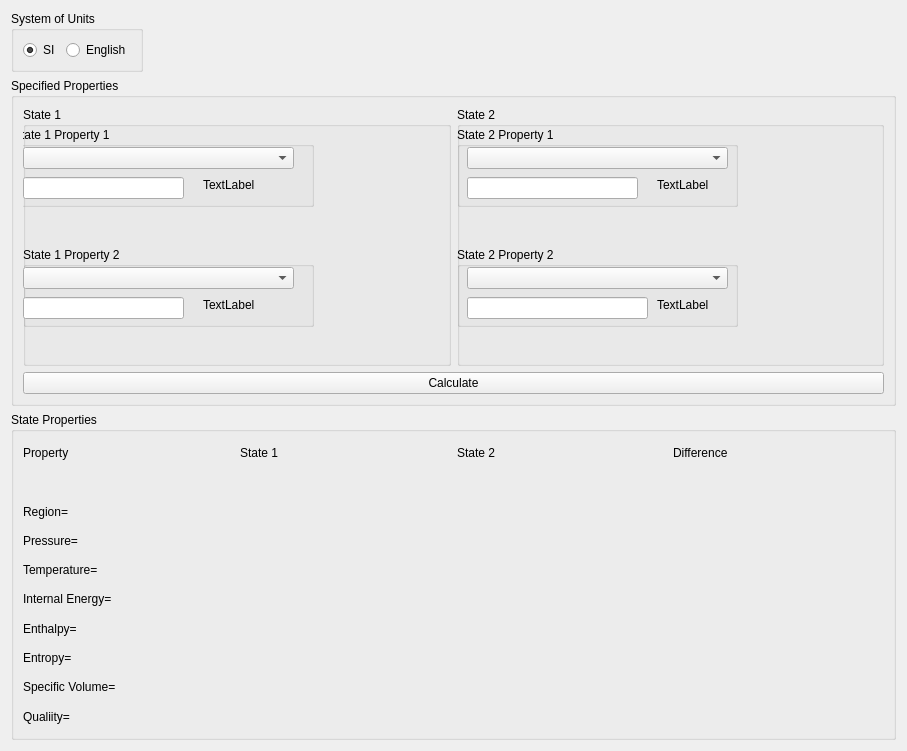
<?xml version="1.0" encoding="UTF-8"?>
<ui version="4.0">
 <class>_frm_StateCalculator</class>
 <widget class="QWidget" name="_frm_StateCalculator">
  <property name="geometry">
   <rect>
    <x>0</x>
    <y>0</y>
    <width>907</width>
    <height>751</height>
   </rect>
  </property>
  <property name="windowTitle">
   <string>Thermodynamic State Calculator</string>
  </property>
  <layout class="QVBoxLayout" name="verticalLayout">
   <item>
    <widget class="QGroupBox" name="_grp_Units">
     <property name="sizePolicy">
      <sizepolicy hsizetype="Fixed" vsizetype="Fixed">
       <horstretch>0</horstretch>
       <verstretch>0</verstretch>
      </sizepolicy>
     </property>
     <property name="title">
      <string>System of Units</string>
     </property>
     <layout class="QHBoxLayout" name="horizontalLayout_2">
      <item>
       <widget class="QRadioButton" name="_rdo_SI">
        <property name="text">
         <string>SI</string>
        </property>
        <property name="checked">
         <bool>true</bool>
        </property>
       </widget>
      </item>
      <item>
       <widget class="QRadioButton" name="_rdo_English">
        <property name="text">
         <string>English</string>
        </property>
       </widget>
      </item>
     </layout>
    </widget>
   </item>
   <item>
    <widget class="QGroupBox" name="_grp_SpecifiedProperties">
     <property name="title">
      <string>Specified Properties</string>
     </property>
     <layout class="QGridLayout" name="gridLayout">
      <item row="1" column="0" colspan="2">
       <widget class="QPushButton" name="_pb_Calculate">
        <property name="text">
         <string>Calculate</string>
        </property>
       </widget>
      </item>
      <item row="0" column="0">
       <widget class="QGroupBox" name="groupBox">
        <property name="title">
         <string>State 1</string>
        </property>
        <widget class="QGroupBox" name="groupBox_3">
         <property name="geometry">
          <rect>
           <x>-10</x>
           <y>20</y>
           <width>301</width>
           <height>80</height>
          </rect>
         </property>
         <property name="title">
          <string>State 1 Property 1</string>
         </property>
         <widget class="QComboBox" name="comboBox">
          <property name="geometry">
           <rect>
            <x>10</x>
            <y>20</y>
            <width>271</width>
            <height>22</height>
           </rect>
          </property>
         </widget>
         <widget class="QLineEdit" name="lineEdit">
          <property name="geometry">
           <rect>
            <x>10</x>
            <y>50</y>
            <width>161</width>
            <height>22</height>
           </rect>
          </property>
         </widget>
         <widget class="QLabel" name="label">
          <property name="geometry">
           <rect>
            <x>190</x>
            <y>50</y>
            <width>55</width>
            <height>16</height>
           </rect>
          </property>
          <property name="text">
           <string>TextLabel</string>
          </property>
         </widget>
        </widget>
        <widget class="QGroupBox" name="groupBox_4">
         <property name="geometry">
          <rect>
           <x>0</x>
           <y>140</y>
           <width>291</width>
           <height>80</height>
          </rect>
         </property>
         <property name="title">
          <string>State 1 Property 2</string>
         </property>
         <widget class="QComboBox" name="comboBox_2">
          <property name="geometry">
           <rect>
            <x>0</x>
            <y>20</y>
            <width>271</width>
            <height>22</height>
           </rect>
          </property>
         </widget>
         <widget class="QLineEdit" name="lineEdit_2">
          <property name="geometry">
           <rect>
            <x>0</x>
            <y>50</y>
            <width>161</width>
            <height>22</height>
           </rect>
          </property>
         </widget>
         <widget class="QLabel" name="label_2">
          <property name="geometry">
           <rect>
            <x>180</x>
            <y>50</y>
            <width>55</width>
            <height>16</height>
           </rect>
          </property>
          <property name="text">
           <string>TextLabel</string>
          </property>
         </widget>
        </widget>
       </widget>
      </item>
      <item row="0" column="1">
       <widget class="QGroupBox" name="groupBox_2">
        <property name="title">
         <string>State 2</string>
        </property>
        <widget class="QGroupBox" name="groupBox_5">
         <property name="geometry">
          <rect>
           <x>0</x>
           <y>20</y>
           <width>281</width>
           <height>80</height>
          </rect>
         </property>
         <property name="title">
          <string>State 2 Property 1</string>
         </property>
         <widget class="QComboBox" name="comboBox_3">
          <property name="geometry">
           <rect>
            <x>10</x>
            <y>20</y>
            <width>261</width>
            <height>22</height>
           </rect>
          </property>
         </widget>
         <widget class="QLineEdit" name="lineEdit_3">
          <property name="geometry">
           <rect>
            <x>10</x>
            <y>50</y>
            <width>171</width>
            <height>22</height>
           </rect>
          </property>
         </widget>
         <widget class="QLabel" name="label_3">
          <property name="geometry">
           <rect>
            <x>200</x>
            <y>50</y>
            <width>55</width>
            <height>16</height>
           </rect>
          </property>
          <property name="text">
           <string>TextLabel</string>
          </property>
         </widget>
        </widget>
        <widget class="QGroupBox" name="groupBox_6">
         <property name="geometry">
          <rect>
           <x>0</x>
           <y>140</y>
           <width>281</width>
           <height>80</height>
          </rect>
         </property>
         <property name="title">
          <string>State 2 Property 2</string>
         </property>
         <widget class="QComboBox" name="comboBox_4">
          <property name="geometry">
           <rect>
            <x>10</x>
            <y>20</y>
            <width>261</width>
            <height>22</height>
           </rect>
          </property>
         </widget>
         <widget class="QLineEdit" name="lineEdit_4">
          <property name="geometry">
           <rect>
            <x>10</x>
            <y>50</y>
            <width>181</width>
            <height>22</height>
           </rect>
          </property>
         </widget>
         <widget class="QLabel" name="label_4">
          <property name="geometry">
           <rect>
            <x>200</x>
            <y>50</y>
            <width>55</width>
            <height>16</height>
           </rect>
          </property>
          <property name="text">
           <string>TextLabel</string>
          </property>
         </widget>
        </widget>
       </widget>
      </item>
     </layout>
    </widget>
   </item>
   <item>
    <widget class="QGroupBox" name="_grp_StateProperties">
     <property name="title">
      <string>State Properties</string>
     </property>
     <layout class="QVBoxLayout" name="verticalLayout_2">
      <item>
       <layout class="QGridLayout" name="gridLayout_2">
        <item row="10" column="0">
         <widget class="QLabel" name="label_11">
          <property name="text">
           <string>Specific Volume=</string>
          </property>
         </widget>
        </item>
        <item row="0" column="0">
         <widget class="QLabel" name="label_9">
          <property name="text">
           <string>Property</string>
          </property>
         </widget>
        </item>
        <item row="0" column="1">
         <widget class="QLabel" name="label_18">
          <property name="text">
           <string>State 1</string>
          </property>
         </widget>
        </item>
        <item row="4" column="0">
         <widget class="QLabel" name="label_16">
          <property name="text">
           <string>Temperature=</string>
          </property>
         </widget>
        </item>
        <item row="1" column="0">
         <widget class="QLabel" name="label_13">
          <property name="text">
           <string/>
          </property>
         </widget>
        </item>
        <item row="8" column="0">
         <widget class="QLabel" name="label_14">
          <property name="text">
           <string>Enthalpy=</string>
          </property>
         </widget>
        </item>
        <item row="0" column="2">
         <widget class="QLabel" name="label_19">
          <property name="text">
           <string>State 2</string>
          </property>
         </widget>
        </item>
        <item row="2" column="0">
         <widget class="QLabel" name="label_17">
          <property name="text">
           <string>Region=</string>
          </property>
         </widget>
        </item>
        <item row="6" column="0">
         <widget class="QLabel" name="label_15">
          <property name="text">
           <string>Internal Energy=</string>
          </property>
         </widget>
        </item>
        <item row="0" column="3">
         <widget class="QLabel" name="label_20">
          <property name="text">
           <string>Difference</string>
          </property>
         </widget>
        </item>
        <item row="12" column="0">
         <widget class="QLabel" name="label_5">
          <property name="text">
           <string>Qualiity=</string>
          </property>
         </widget>
        </item>
        <item row="9" column="0">
         <widget class="QLabel" name="label_12">
          <property name="text">
           <string>Entropy=</string>
          </property>
         </widget>
        </item>
        <item row="3" column="0">
         <widget class="QLabel" name="label_10">
          <property name="text">
           <string>Pressure=</string>
          </property>
         </widget>
        </item>
       </layout>
      </item>
     </layout>
    </widget>
   </item>
  </layout>
 </widget>
 <resources/>
 <connections/>
</ui>
